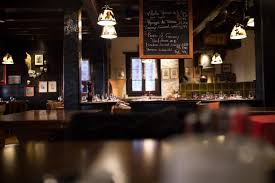
#> input picture Codelingo/Managment System/download.png, 275 x 183 px, given in place of download.jfif, which was not available
$ python CV3.py
#> lines starting #> are read from the running program, lines starting #| are printed output that depends on the picture; pictures that were not available may be replaced by others from this repository, and a replacement may not be noted
import cv2
image=cv2.imread("download.jfif")
#> image is the input picture: shape (183, 275, 3); mean B, G, R 40.1, 48.5, 64.4
greyimage=cv2.cvtColor(image, cv2.COLOR_BGR2GRAY)
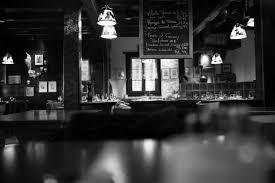
#> greyimage: shape (183, 275); min 0, max 255, mean 52.3

resizedImage1=cv2.resize(greyimage,(250,250))
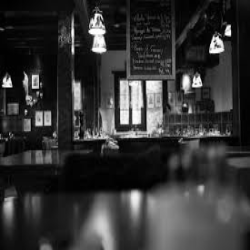
#> resizedImage1: shape (250, 250); min 0, max 255, mean 52.2
cv2.imshow("Processed Image", resizedImage1)
key=cv2.waitKey(0)
#> (key Esc is pressed here)
if key==ord("S"):
    cv2.imwrite("greyimage.jpg", resizedImage1)
    print("Image Saved As 'greyimage.jpg'")
else:
    print("Image Not Saved")
cv2.destroyAllWindows()
print(f"Processed Image Dimessions: {resizedImage1.shape}")
#| Processed Image Dimessions: (250, 250)

resizedImage2=cv2.resize(greyimage,(300,300))
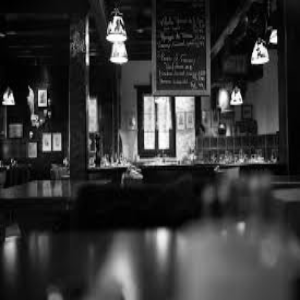
#> resizedImage2: shape (300, 300); min 0, max 255, mean 52.2
cv2.imshow("Processed Image", resizedImage2)
key=cv2.waitKey(0)
#> (key Esc is pressed here)
if key==ord("S"):
    cv2.imwrite("greyimage.jpg", resizedImage2)
    print("Image Saved As 'greyimage.jpg'")
else:
    print("Image Not Saved")
cv2.destroyAllWindows()
print(f"Processed Image Dimessions: {resizedImage2.shape}")
#| Processed Image Dimessions: (300, 300)

resizedImage3=cv2.resize(greyimage,(200,200))
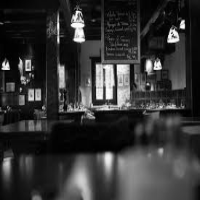
#> resizedImage3: shape (200, 200); min 0, max 254, mean 52.2
cv2.imshow("Processed Image", resizedImage3)
key=cv2.waitKey(0)
#> (key Esc is pressed here)
if key==ord("S"):
    cv2.imwrite("greyimage.jpg", resizedImage3)
    print("Image Saved As 'greyimage.jpg'")
else:
    print("Image Not Saved")
cv2.destroyAllWindows()
print(f"Processed Image Dimessions: {resizedImage3.shape}")
#| Processed Image Dimessions: (200, 200)
